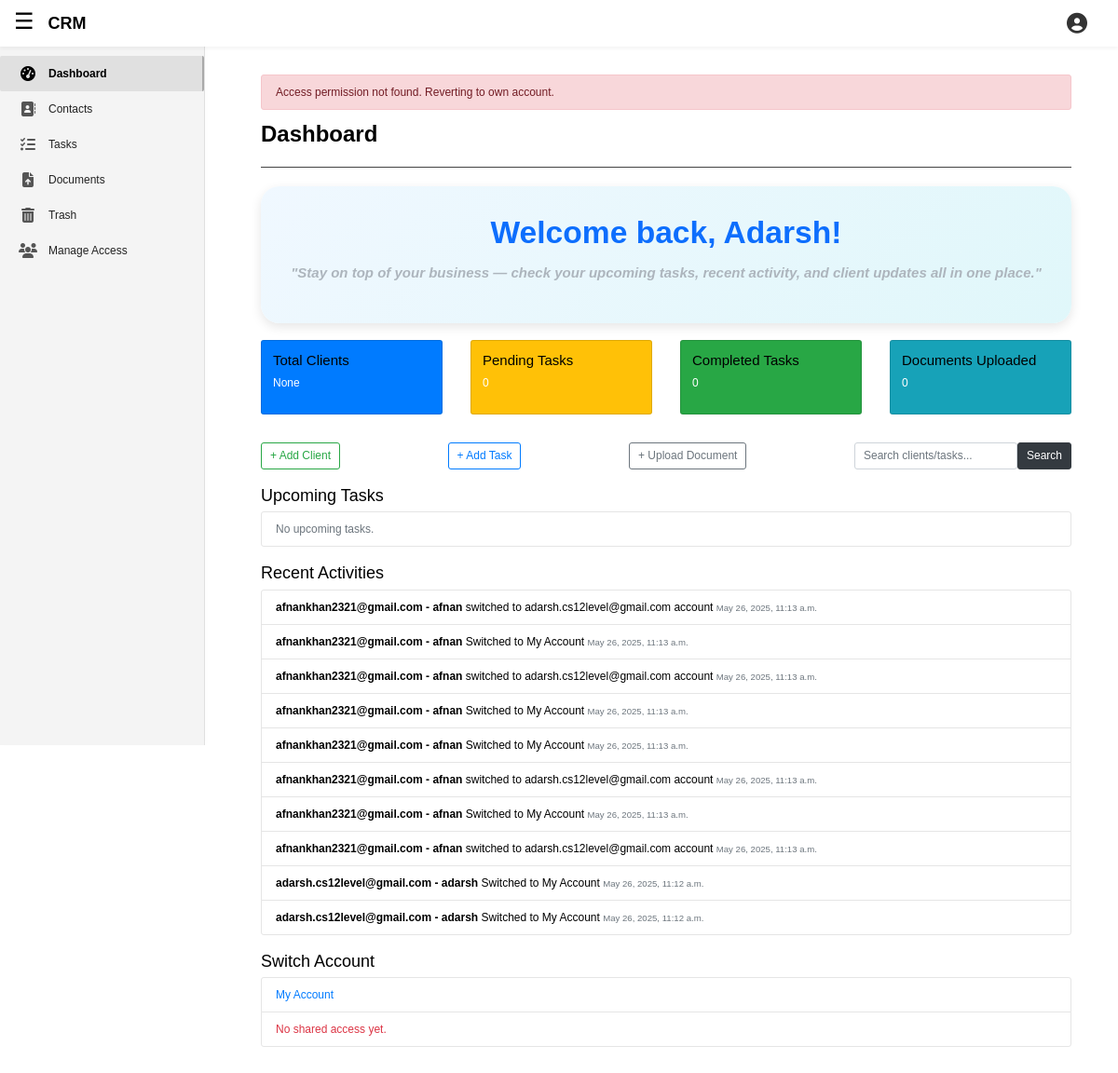
The page /apps/dashboard/ (signed in) on the database its author committed.
### client/models.py (models this page shows, shortened)
class ActivityLog(models.Model):
    user = models.ForeignKey(BusinessUser, on_delete=models.CASCADE)
    action = models.CharField(max_length = 255)
    timestamp = models.DateTimeField(auto_now_add = True)

### accounts/models.py (models this page shows, shortened)
class BusinessUser(models.Model):
    public_id = models.UUIDField(default=uuid.uuid4, unique=True, editable=False)
    company_email = models.EmailField(max_length=60, unique=True, null=True, blank=True)
    company_name = models.CharField(max_length=95, unique=True, null=True, blank=True)
    industry = models.CharField(max_length=100, blank=True, null=True)
    job_title = models.CharField(max_length=255, blank=True, null=True)
    employees = models.IntegerField(default=None, blank=True, null=True)
    website = models.URLField(max_length=200, blank=True, null=True)
    address = models.TextField(blank=True, null=True)
    country = models.CharField(max_length=100, blank=True, null=True)
    phone = models.CharField(max_length=15, blank=True, null=True)
    last_login = models.DateTimeField(auto_now=True)
    company_logo = models.ImageField(upload_to=get_image_filepath, blank=True, null=True, default=get_default_image)
    user = models.OneToOneField(User, on_delete=models.CASCADE)
    def __str__(self):
        return f"{self.company_email} - {self.company_name}"

### featuredApp/views.py (the view)
# urls.py: path('dashboard/', views.dashboard_view, name='appDashboard'),
@login_required
def dashboard_view(request, *args, **kwargs):
    user = request.user.businessuser
    logged_in_user = request.user.businessuser
    if request.session.get('active_business_user_id') == None:
        logged_in_user = request.user.businessuser
        request.session['active_business_user_id'] = logged_in_user.id
        active_business_user = logged_in_user
    else:
        active_id = request.session.get('active_business_user_id')
        active_business_user = get_object_or_404(BusinessUser, id=active_id)
    query = request.GET.get("q")
    search_result = []
    find_client_by_query = None
    find_tasks_by_query = None
    find_document_by_query = None
    recent_activities = ActivityLog.objects.order_by('-timestamp')[:10]  # latest 10
    today = timezone.now().date()
    upcoming_tasks = Task.objects.filter(
        user=logged_in_user,
        due_date__gte=today,
    ).exclude(status="Completed").order_by('due_date')[:5]
    if get_active_business_user_with_permission(request, 'can_read_contact', show_err='Contact Read')[1]:
        total_client = len(Client.objects.filter(companyAssignee = active_business_user))
        if query:
            find_client_by_query = Client.objects.filter(name__icontains=query, companyAssignee = active_business_user)
            search_result += list(find_client_by_query)
    else:
        total_client = None
    if get_active_business_user_with_permission(request, 'can_read_task', show_err='Task Read')[1]:
        total_tasks_object = Task.objects.filter(user = active_business_user)
        completed_tasks = len(total_tasks_object.filter(status='Completed'))
        pending_tasks = len(total_tasks_object) - completed_tasks
        if query:
            find_tasks_by_query = Task.objects.filter(task_name__icontains = query, user = active_business_user)
            search_result += list(find_tasks_by_query)
    else:
        pending_tasks = None
        completed_tasks = None
    if get_active_business_user_with_permission(request, 'can_read_document', show_err='Document Read')[1]:
        total_documents = len(Document.objects.filter(user = active_business_user))
        if query:
            find_document_by_query = Document.objects.filter(document_name__icontains = query, user = active_business_user)
            search_result += list(find_document_by_query)
    else:
        total_documents = None
    accessible_accounts = user.accessible_accounts.select_related('owner', 'role')
    context = {
        "search_results": search_result,
        "find_client_by_query" : find_client_by_query,
        "find_tasks_by_query" : find_tasks_by_query,
        "find_document_by_query" : find_document_by_query,
        "query": query,
        "recent_activities": recent_activities,
        'upcoming_tasks': upcoming_tasks,
        'businessuser': user,
        'accessible_accounts': accessible_accounts,
        'self_account': user,
        'total_clients': total_client,
        'pending_tasks': pending_tasks,
        'completed_tasks': completed_tasks,
        'total_documents': total_documents,
    }
    return render(
        request,
        'featuredApp/dashboard.html',
        context,
    )

### client/models.py (called while the page is built)
    def get_queryset(self):
        return super().get_queryset().filter(is_deleted = False)

### featuredApp/context_processor.py (called while the page is built)
def accessible_accounts(request):
    if request.user.is_authenticated:
        accounts = request.user.businessuser.accessible_accounts.select_related('owner', 'role')
        self_account = request.user.businessuser
    else:
        accounts = []
    return {
        'self_account': self_account,
        'accessible_accounts': accounts,
    }

### featuredApp/templates/featuredApp/dashboard.html (shortened to what this page needs)
{% extends 'featuredApp/base.html' %}
{% load static %}
{% block addCSSlink %}
	<link rel="stylesheet" type="text/css" href="{% static 'featuredApp/dashboard.css' %}">
{% endblock addCSSlink %}
{% block contentBody1 %}
	<h2 style="font-weight: bolder;"> Dashboard </h2>
	<hr class="division-line-h2" style="">
    <div class="mb-4">
        <div class="welcome-box" id="welcomeBox">
            <h2>Welcome back, {{ user.first_name }}! </h2>
            <p>"Stay on top of your business — check your upcoming tasks, recent activity, and client updates all in one place."</p>
        </div>
    </div>
    <div class="row text-white">
        <div class="col-md-3 mb-3">
            <div class="card bg-primary p-3">
                <h5>Total Clients</h5>
                <p>{{ total_clients }}</p>
            </div>
        </div>
        <div class="col-md-3 mb-3">
            <div class="card bg-warning p-3">
                <h5>Pending Tasks</h5>
                <p>{{ pending_tasks }}</p>
            </div>
        </div>
        <div class="col-md-3 mb-3">
            <div class="card bg-success p-3">
                <h5>Completed Tasks</h5>
                <p>{{ completed_tasks }}</p>
            </div>
        </div>
        <div class="col-md-3 mb-3">
            <div class="card bg-info p-3">
                <h5>Documents Uploaded</h5>
                <p>{{ total_documents }}</p>
            </div>
        </div>
    </div>
    <div class="d-flex justify-content-between my-4">
        <a class="btn btn-outline-success" href="{% url 'appContacts' %}">+ Add Client</a>
        <a class="btn btn-outline-primary" href="{% url 'appTasks' %}">+ Add Task</a>
        <a class="btn btn-outline-secondary" href="{% url 'appDocuments' %}">+ Upload Document</a>
        <form class="d-flex" method="get" action="#">
            <input class="form-control me-2" name="q" type="search" placeholder="Search clients/tasks...">
            <button class="btn btn-dark" type="submit">Search</button>
        </form>
    </div>
    <h4>Upcoming Tasks</h4>
    <ul class="list-group mb-4">
        {% for task in upcoming_tasks %}
            <li class="list-group-item d-flex justify-content-between align-items-center dashboard-ul-list-item">
                {{ task.task_name }} —
                <span class="">{{ task.due_date }}</span>
            </li>
            {% empty %}
            <li class="list-group-item text-muted dashboard-ul-list-item">No upcoming tasks.</li>
        {% endfor %}
    </ul>
    <h4>Recent Activities</h4>
    <ul class="list-group mb-4">
        {% for activity in recent_activities %}
            <li class="list-group-item dashboard-ul-list-item">
                <strong>{{ activity.user }}</strong>
                {{ activity.action }}
                <small class="text-muted">{{ activity.timestamp }}</small>
            </li>
        {% empty %}
            <li class="list-group-item text-muted dashboard-ul-list-item">No recent activities found.</li>
        {% endfor %}
    </ul>
    <h4>Switch Account</h4>
    <ul class="list-group">
            <li class="list-group-item dashboard-ul-list-item">
                <form method="post" action="{% url 'switch_account' public_id=self_account.public_id %}" style="display:inline;">
                    <button type="submit" class="switch-link">
                        My Account
                    </button>
                </form>
            </li>
        {% for shared_user in accessible_accounts %}
            <li class="list-group-item dashboard-ul-list-item">
                {% if shared_user.owner.public_id %}
                    <form method="post" action="{% url 'switch_account' public_id=shared_user.owner.public_id %}" style="display:inline;">
                        {% csrf_token %}
                        <button type="submit" class="switch-link">
                            Switch to <strong>{{ shared_user.owner.company_email }}</strong>
                        </button>
                    </form>
                {% else %}
                    <span>{{ shared_user.user.email }} (no public ID)</span>
                {% endif %}
            </li>
            {% empty %}
                <li class="list-group-item text-danger dashboard-ul-list-item">No shared access yet.</li>
        {% endfor %}
        </ul>
{% endblock contentBody1 %}

### accounts/static/accounts/base.css (style rules this page uses)
body { background: #fafafa; color: #333333; margin-top: 5rem; }
h1, h2, h3, h4, h5, h6 { color: #444444; }
ul { margin: 0; }

### featuredApp/static/featuredApp/base.css (style rules this page uses)
:root { --heading-color: black; --body-background-color: #ffffff; --body-color: #222; --top-header-background-color: #ffffff; --top-header-color: #222; --sidebar-background-color: #f4f4f4; --sidebar-color: #222; --sidebar-border-right-color: #e0e0e0; --menu-items-a-color: #222; --menu-items-a-i-color: #555; --menu-items-a-hover-background-color: #e0e0e0; --menu-items-a-hover-border-right-color: darkgray; --top-header-background-color: #ffffff; --top-header-menu-toggle-color: black; --top-header-logo-color: black; --top-header-right-nav-account-icon: #333; --top-header-box-shadow-color: rgba(0,0,0,0.05); --account-panel-background-color: #fff; --account-panel-border-left-color: #e5e5e5; --account-panel-company-name-color: #222; --account-panel-company-email-color: #777; --account-panel-body-a-hover: #007bff; --account-panel-header-border-bottom: #eee; --account-panel-header-profile-link-color: #0000EE; --account-panel-body-menu-background-color: #e0e0e0; --account-panel-appearance-color: black; --account-panel-appearance-background-color: #fff; --account-panel-appearance-border-left-color: #e5e5e5; --account-panel-appearance-back-img: black; --account-panel-appearance-menu-hover-background-color: #eee; --featuredApp-dashboard-welcome-box: linear-gradient(135deg, #f0f8ff, #e0f7fa); --featuredApp-dashboard-welcome-box-p-color: #adb5bd; --featuredApp-dashboard-division-line-h2: #444; --featuredApp-dashboard-ul-list-item-background-color: white; --featuredApp-dashboard-ul-list-item-color: black; --featuredApp-dashboard-ul-list-item-border-color: #e5e5e5; --featuredApp-dashboard-ul-list-item-a-hover: #007bff; --featuredApp-contacts-table-border-color: #e0e0e0; --featuredApp-contacts-a-hover: #007bff; --featuredApp-contacts-checkbox-accent-color: #007bff; --featuredApp-contacts-icon-button-background-color: white; --featuredApp-contacts-icon-button-color: black; --featuredApp-contacts-form-control-input-bg: #ffffff; --featuredApp-contacts-form-control-input-color: #222222; --featuredApp-contacts-form-control-input-border: #ccc; --featuredApp-contacts-form-control-input-placeholder: #888; --featuredApp-contacts-form-control-input-focus-border: #007bff; --featuredApp-contacts-form-control-input-caret-color: #222; --featuredApp-contacts-form-add-pop-up-window-background-color: white; --featuredApp-contacts-form-add-pop-up-window-color: black; --featuredApp-tasks-date-and-time: invert(0); --featuredApp-trash-table-striped-odd-background-color: #fff; --featuredApp-trash-table-striped-odd-color: #f9f9f9; }
html, body { font-size: 12px; margin: 0; padding: 0; font-family: sans-serif; height: 100%; }
h1, h2, h3, h4, h5, h6 { color: var(--heading-color); }
.handle-body-level { background-color: var(--body-background-color); color: var(--body-color); padding-bottom: 200px; }

### featuredApp/static/featuredApp/dashboard.css (style rules this page uses)
button.switch-link { background: none; border: none; padding: 0; color: #007bff; text-decoration: none; cursor: pointer; }

### featuredApp/templates/featuredApp/dashboard.html (style rules this page uses)
.welcome-box { background: var(--featuredApp-dashboard-welcome-box); padding: 2.5rem; border-radius: 20px; text-align: center; box-shadow: 0 4px 12px rgba(0,0,0,0.1); animation: slideFadeIn 1s ease-out; }
.welcome-box h2 { font-size: 2.8rem; font-weight: 800; color: #0d6efd; margin-bottom: 1rem; }
.welcome-box p { font-size: 1.25rem; color: var(--featuredApp-dashboard-welcome-box-p-color); font-style: italic; font-weight: 600; }
.division-line-h2 { margin: 20px 0; border-color: var(--featuredApp-dashboard-division-line-h2); }
.dashboard-ul-list-item { background-color: var(--featuredApp-dashboard-ul-list-item-background-color); color: var(--featuredApp-dashboard-ul-list-item-color); border-color: var(--featuredApp-dashboard-ul-list-item-border-color); }

### rows shown on the page
ActivityLog: user "afnankhan2321@gmail.com - afnan", action "switched to adarsh.cs12level@gmail.com account", timestamp "May 26, 2025, 11:13 a.m."
ActivityLog: user "afnankhan2321@gmail.com - afnan", action "Switched to My Account", timestamp "May 26, 2025, 11:13 a.m."
ActivityLog: user "afnankhan2321@gmail.com - afnan", action "switched to adarsh.cs12level@gmail.com account", timestamp "May 26, 2025, 11:13 a.m."
ActivityLog: user "afnankhan2321@gmail.com - afnan", action "Switched to My Account", timestamp "May 26, 2025, 11:13 a.m."
ActivityLog: user "afnankhan2321@gmail.com - afnan", action "Switched to My Account", timestamp "May 26, 2025, 11:13 a.m."
ActivityLog: user "afnankhan2321@gmail.com - afnan", action "switched to adarsh.cs12level@gmail.com account", timestamp "May 26, 2025, 11:13 a.m."
ActivityLog: user "afnankhan2321@gmail.com - afnan", action "Switched to My Account", timestamp "May 26, 2025, 11:13 a.m."
ActivityLog: user "afnankhan2321@gmail.com - afnan", action "switched to adarsh.cs12level@gmail.com account", timestamp "May 26, 2025, 11:13 a.m."
ActivityLog: user "adarsh.cs12level@gmail.com - adarsh", action "Switched to My Account", timestamp "May 26, 2025, 11:12 a.m."
ActivityLog: user "adarsh.cs12level@gmail.com - adarsh", action "Switched to My Account", timestamp "May 26, 2025, 11:12 a.m."

### other values the page prints
{{ message }} "Access permission not found. Reverting to own account."
{{ user.first_name }} "Adarsh"
{{ total_clients }} "None"
{{ pending_tasks }} "0"
{{ completed_tasks }} "0"
{{ total_documents }} "0"
